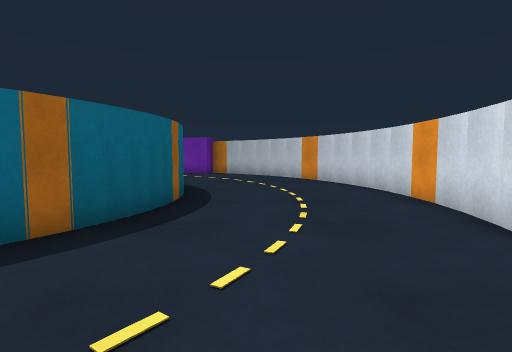
view 1 (above)

16 first-person views from a walk through a world built for the Gazebo simulator. The camera is 0.52 m above the floor, tilts 4° down and sees 80° across. The floor is counted in squares, 0.5 m on a side. Each view is taken from the middle of a square. On the plan, view 1 faces up. The plan holds only what a view shows up to about 12 squares ahead; the rest is blank. The place goes on beyond the plan. Robots are left out.

view 2
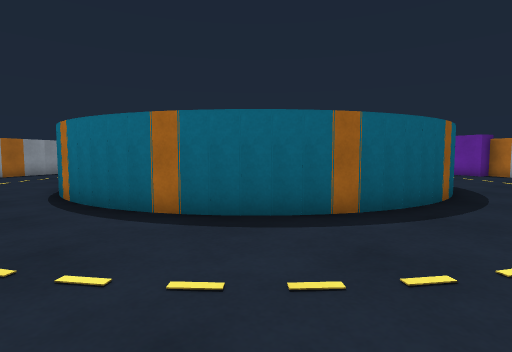

view 3
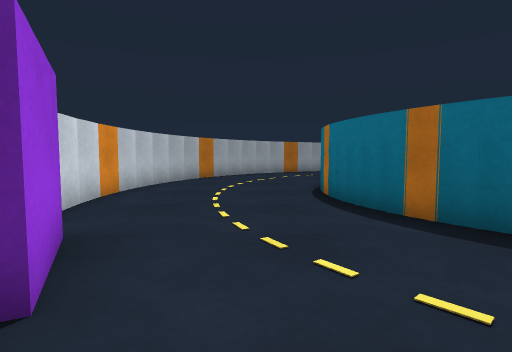

view 4
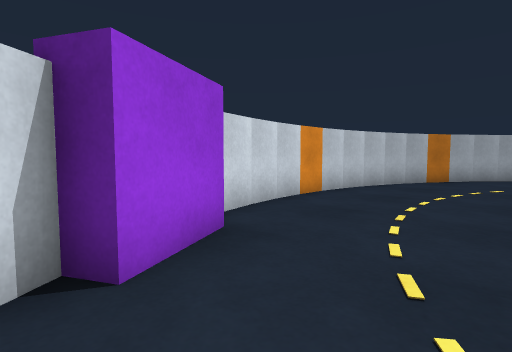

view 5
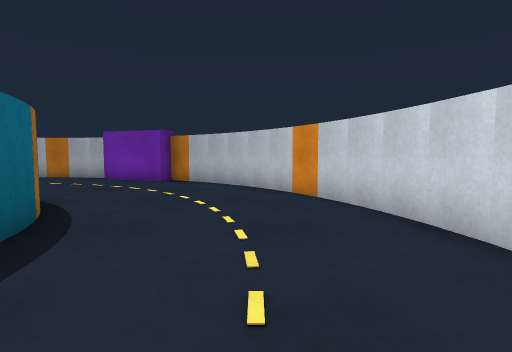

view 6
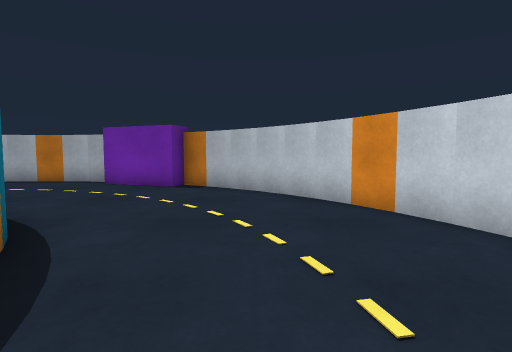

view 7
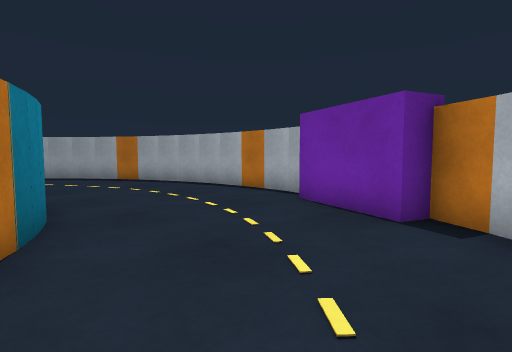

view 8
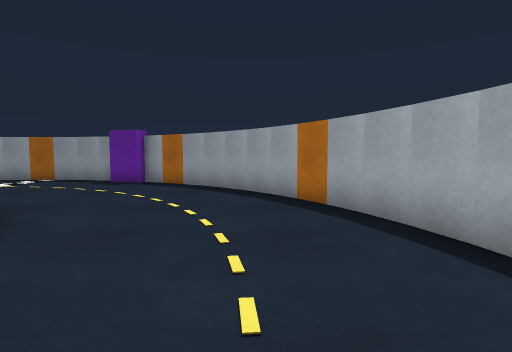

view 9
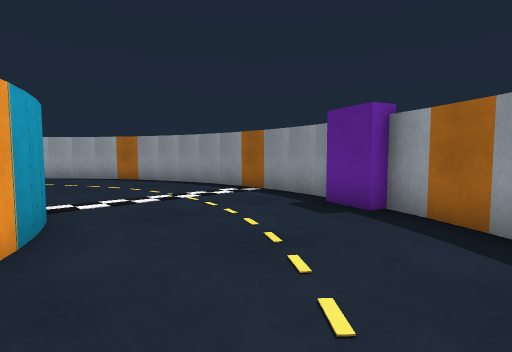

view 10
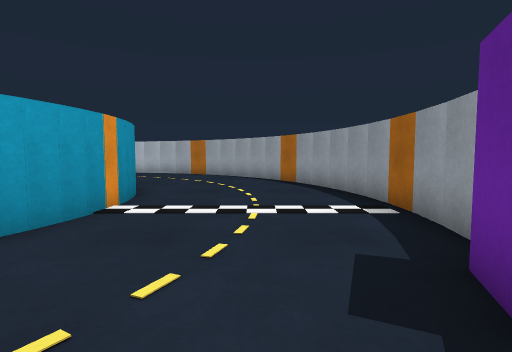

view 11
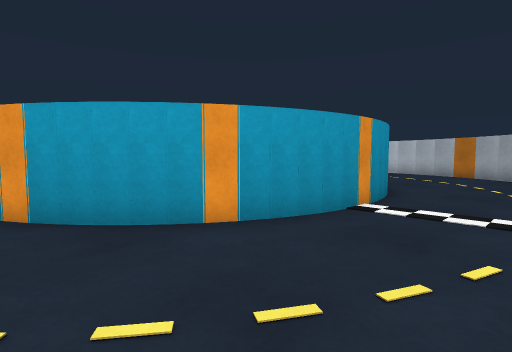

view 12
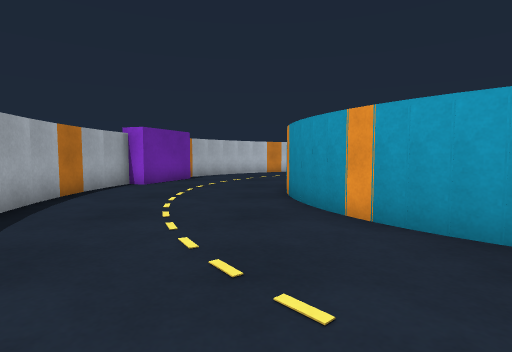

view 13
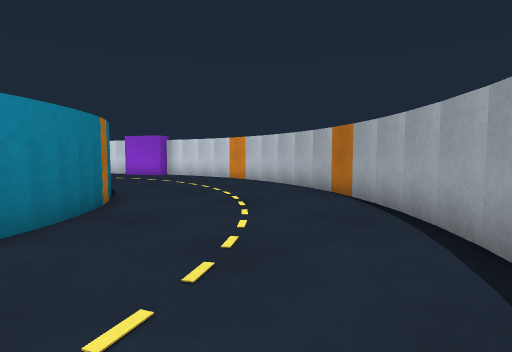

view 14
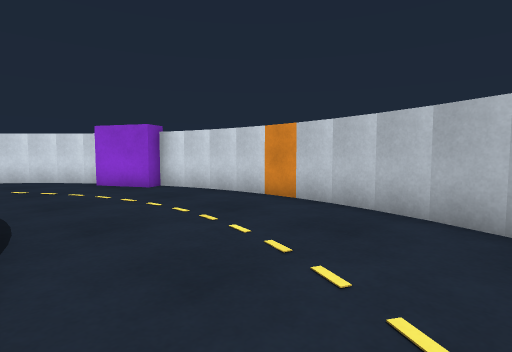

view 15
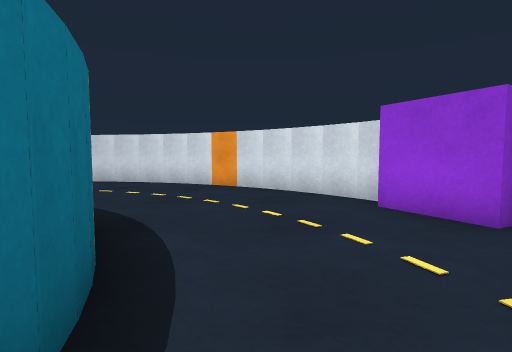

view 16
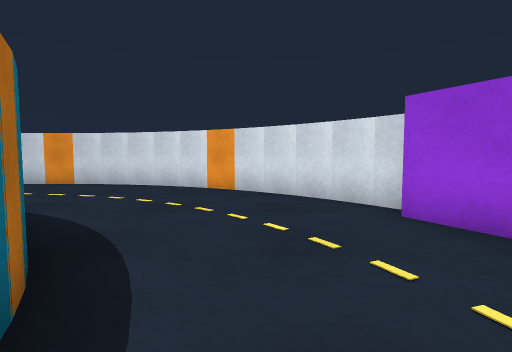

### Floor plan
Points are (right, up) in squares from view 1. A wall is a line through its corners. A room is listed if a view was taken in it or the views show most of it. See-through windows are left out.
Room 1 (views 1, 2, 3, 4, 5, 6, 7, 8, 9, 10, 11, 12, 13, 14, 15, 16)
walls: (-10.9, 12.4) (-9.8, 13); (-10, 12.8) (-8.8, 13.2); (-11.8, 11.9) (-10.9, 12.5); (-8.8, 13.1) (-7.7, 13.2); (-13, 10.7) (-11.7, 12); (-13.5, 9.8) (-12.9, 10.9); (-6.7, 13) (-6.1, 12.9); (-6.2, 13) (-4.8, 12.3); (-13.4, 17.5) (-15.3, 16.5); (-11.5, 18.3) (-13.6, 17.6); (-15.2, 16.4) (-16.8, 15.1); (-14.1, 8.3) (-13.5, 10); (-16.7, 15.1) (-17.4, 14.2); (-8.4, 18.9) (-11.6, 18.4); (-14.2, 7.2) (-14, 8.4); (-17.5, 14.3) (-19, 11.7); (-6.4, 18.8) (-8.6, 18.8); (-14.2, 6.1) (-14.2, 7.4); (-5.1, 18.5) (-6.5, 18.7); (-3.1, 10.8) (-2.4, 9.8); (-13.9, 5.1) (-14.1, 6.3); (-13.7, 4.6) (-13.9, 5.2); (-19.5, 10) (-19.9, 7.4); (-2.5, 9.9) (-2, 8.5); (-2, 8.3) (-1.9, 7.7); (-19.8, 7.6) (-19.8, 5.4); (-12.5, 2.7) (-13.2, 3.6); (-1.8, 7.9) (-1.8, 6.6); (-0.7, 16.5) (-2.6, 17.5); (-11.7, 2) (-12.6, 2.9); (-1.8, 6.8) (-2, 5.5); (0.1, 15.7) (-0.8, 16.4); (-19.8, 5.6) (-19.4, 3.4); (-10.8, 1.4) (-11.8, 2.1); (-1.9, 5.7) (-2.3, 4.6); (-9.9, 1.1) (-11, 1.6); (-2.2, 4.7) (-3.2, 3) (-4.3, 2.1); (-3.1, 3.3) (-3.5, 2.8); (-8.2, 0.8) (-9.4, 0.9); (1.5, 14.1) (0, 15.9); (-19.3, 3.5) (-18.6, 1.5); (-7.1, 0.9) (-8.3, 0.8); (-5.6, 1.3) (-7.3, 0.8); (-4.1, 2.1) (-5.7, 1.2); (2.5, 12.4) (1.5, 14.3); (-18.5, 1.6) (-18.2, 0.9); (-17.8, 0.3) (-16, -1.8); (3.7, 9.5) (2.6, 12.6); (-16.1, -1.7) (-14.4, -3.1); (3.9, 7.5) (3.6, 9.6); (3.8, 6.4) (3.8, 7.6); (-14.4, -3) (-13.4, -3.5); (-13.6, -3.6) (-10.5, -4.7); (3.4, 3.3) (3.9, 6.5); (-10.7, -4.5) (-8.5, -4.9); (2.5, 1.5) (3.4, 3.4); (-8.6, -4.8) (-7.4, -4.8); (1.4, -0.3) (2.6, 1.5); (-7.5, -4.9) (-4.3, -4.4); (-0.1, -1.8) (1.5, -0.2); (-1.6, -2.9) (0.1, -1.8); (-4.6, -4.4) (-3.4, -3.9)
objects: purple box (-19, 10) to (-19, 11); purple box (-5, 17) to (-3, 18); purple box (-3, -3) to (-2, -3)

Positions as (right, up) in squares from view 1, and headings:
1: (0, 0), facing up
2: (0, -1), facing up-left
3: (0, -1), facing left
4: (-1, 0), facing down-left
5: (1, 5), facing up
6: (0, 7), facing up
7: (-1, 12), facing up-left
8: (-7, 16), facing left
9: (-13, 14), facing down-left
10: (-17, 13), facing down
11: (-17, 13), facing down-right
12: (-16, 14), facing right
13: (-18, 4), facing down-right
14: (-13, 1), facing down-right
15: (-8, 0), facing right
16: (-7, 0), facing right
